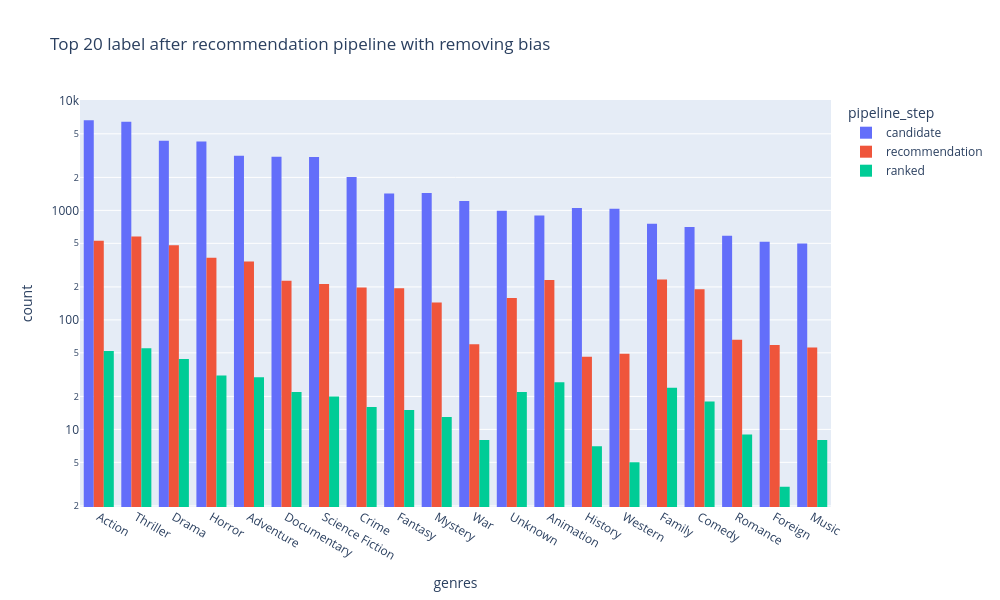

Notebook source saved alongside this figure:
### Code cell
fig = px.histogram(
    keep_n_labels(no_bias_df,'genres',True,20), 
    x="genres",
    color='pipeline_step', barmode='group',log_y=True,
    height=600,
    width=1000,
    title='Top 20 label after recommendation pipeline with removing bias')
fig.update_xaxes(categoryorder='total descending').show()

### Figure 1 — Plotly figure (JSON) as saved in the notebook; plotly's stock layout.template omitted (floating-point values rounded to 4 significant figures; data arrays with more than 128 entries replaced by an {"elided": "..."} marker saying what was removed)
{"data": [{"alignmentgroup": "True", "bingroup": "x", "hovertemplate": "pipeline_step=candidate<br>genres=%{x}<br>count=%{y}<extra></extra>", "legendgroup": "candidate", "marker": {"color": "#636efa", "pattern": {"shape": ""}}, "name": "candidate", "offsetgroup": "candidate", "orientation": "v", "showlegend": true, "type": "histogram", "x": {"elided": "44104 str values"}, "xaxis": "x", "yaxis": "y"}, {"alignmentgroup": "True", "bingroup": "x", "hovertemplate": "pipeline_step=recommendation<br>genres=%{x}<br>count=%{y}<extra></extra>", "legendgroup": "recommendation", "marker": {"color": "#EF553B", "pattern": {"shape": ""}}, "name": "recommendation", "offsetgroup": "recommendation", "orientation": "v", "showlegend": true, "type": "histogram", "x": {"elided": "4423 str values"}, "xaxis": "x", "yaxis": "y"}, {"alignmentgroup": "True", "bingroup": "x", "hovertemplate": "pipeline_step=ranked<br>genres=%{x}<br>count=%{y}<extra></extra>", "legendgroup": "ranked", "marker": {"color": "#00cc96", "pattern": {"shape": ""}}, "name": "ranked", "offsetgroup": "ranked", "orientation": "v", "showlegend": true, "type": "histogram", "x": {"elided": "429 str values"}, "xaxis": "x", "yaxis": "y"}], "layout": {"barmode": "group", "height": 600, "legend": {"title": {"text": "pipeline_step"}, "tracegroupgap": 0}, "title": {"text": "Top 20 label after recommendation pipeline with removing bias"}, "width": 1000, "xaxis": {"anchor": "y", "categoryorder": "total descending", "domain": [0, 1], "title": {"text": "genres"}}, "yaxis": {"anchor": "x", "domain": [0, 1], "title": {"text": "count"}, "type": "log"}}}
